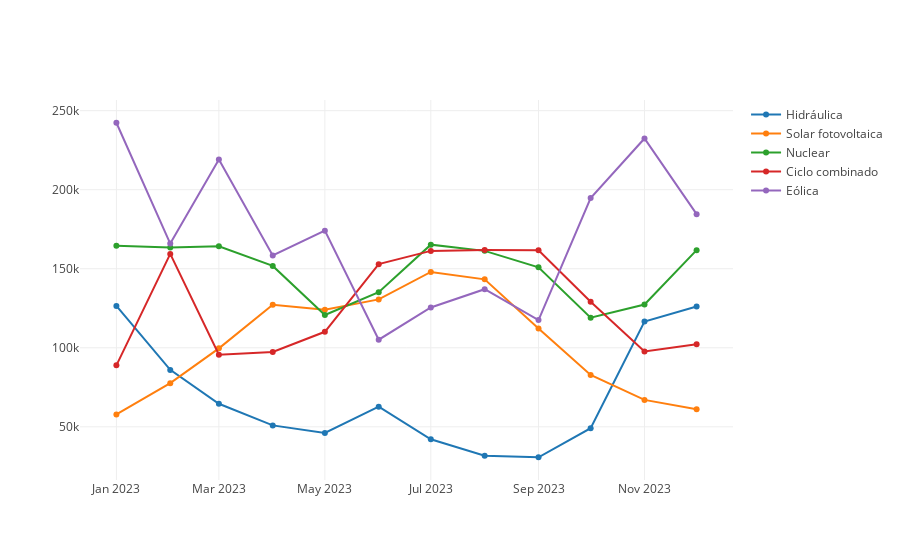

Notebook code cell kept with this figure:
### Markdown cell above
### Analisis mensual de un año de distintos tipos de energias

### Code cell
def AnalisisEnergiasMensual(listaEnergias: Seq[String], df: DataFrame): Unit = {
  // Agrupar y calcular la media para datos renovables
  def calcularMediaMensual(df1: DataFrame, tipo: String): DataFrame = {
    df1.filter(col("Tipo") === tipo)
      .groupBy(date_format(col("FechaCompleta"), "yyyy-MM").as("Mes"))
      .agg(avg("Valor").as("ValorPromedio"))
      .orderBy("Mes")
  }

  val valores = listaEnergias.map(tipoEnergia => calcularMediaMensual(df, tipoEnergia))
  val seqFechas = valores.head.select("Mes").as[String].collect.toSeq
  val seqValores = valores.map(valor => valor.select("ValorPromedio").as[Double].collect.toSeq)

  val traces = listaEnergias.zip(seqValores).map { case (nombre, seqValor) =>
    Scatter(seqFechas, seqValor, name = nombre)
  }

  val data = traces
  plot(data)
}

val dataFrameBalance2024 = dataFrameBalance.filter(date_format(col("FechaCompleta"),"yyyy") === "2023") //Elegimos año
val EnergiasParaAnalizar = Seq("Hidráulica", "Solar fotovoltaica", "Nuclear", "Ciclo combinado", "Eólica")

AnalisisEnergiasMensual(EnergiasParaAnalizar, dataFrameBalance2024)

### Figure 1 — Plotly figure (JSON) as saved in the notebook; plotly's stock layout.template omitted (floating-point values rounded to 4 significant figures)
{"data": [{"name": "Hidráulica", "type": "scatter", "x": ["2023-01", "2023-02", "2023-03", "2023-04", "2023-05", "2023-06", "2023-07", "2023-08", "2023-09", "2023-10", "2023-11", "2023-12"], "y": [126500.0, 86020.0, 64560.0, 50900.0, 46140.0, 62760.0, 42120.0, 31720.0, 30750.0, 49110.0, 116600.0, 126100.0]}, {"name": "Solar fotovoltaica", "type": "scatter", "x": ["2023-01", "2023-02", "2023-03", "2023-04", "2023-05", "2023-06", "2023-07", "2023-08", "2023-09", "2023-10", "2023-11", "2023-12"], "y": [57840.0, 77630.0, 99630.0, 127200.0, 124100.0, 130600.0, 148000.0, 143300.0, 112200.0, 82810.0, 67040.0, 61120.0]}, {"name": "Nuclear", "type": "scatter", "x": ["2023-01", "2023-02", "2023-03", "2023-04", "2023-05", "2023-06", "2023-07", "2023-08", "2023-09", "2023-10", "2023-11", "2023-12"], "y": [164600.0, 163400.0, 164200.0, 151800.0, 120700.0, 135100.0, 165200.0, 161300.0, 150900.0, 119000.0, 127400.0, 161800.0]}, {"name": "Ciclo combinado", "type": "scatter", "x": ["2023-01", "2023-02", "2023-03", "2023-04", "2023-05", "2023-06", "2023-07", "2023-08", "2023-09", "2023-10", "2023-11", "2023-12"], "y": [88890.0, 159400.0, 95560.0, 97300.0, 110100.0, 152900.0, 161300.0, 161800.0, 161700.0, 129100.0, 97610.0, 102200.0]}, {"name": "Eólica", "type": "scatter", "x": ["2023-01", "2023-02", "2023-03", "2023-04", "2023-05", "2023-06", "2023-07", "2023-08", "2023-09", "2023-10", "2023-11", "2023-12"], "y": [242300.0, 165900.0, 219100.0, 158400.0, 174100.0, 105100.0, 125500.0, 137100.0, 117500.0, 194700.0, 232400.0, 184500.0]}], "layout": {"autosize": true, "xaxis": {"autorange": true, "range": ["2022-12-11 23:30:44.9005", "2023-12-21 00:29:15.0995"], "type": "date"}, "yaxis": {"autorange": true, "range": [15250.0, 257800.0], "type": "linear"}}}
